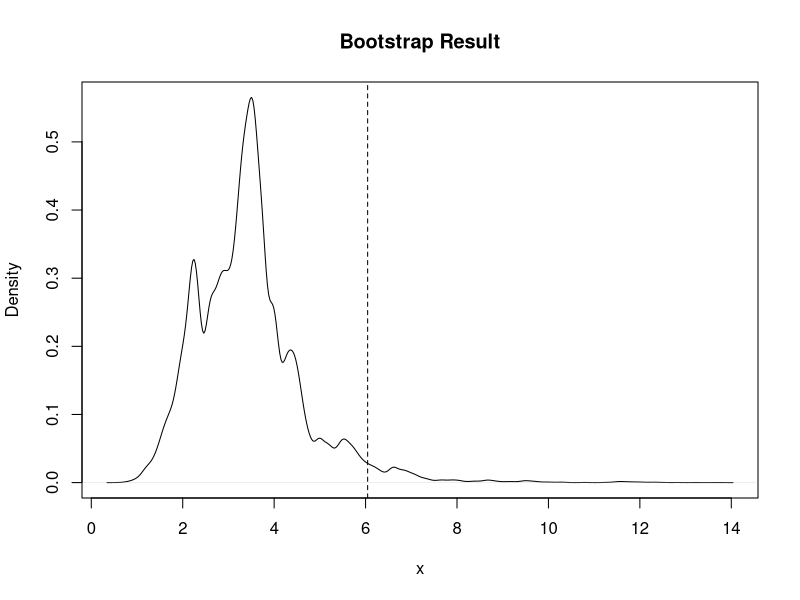
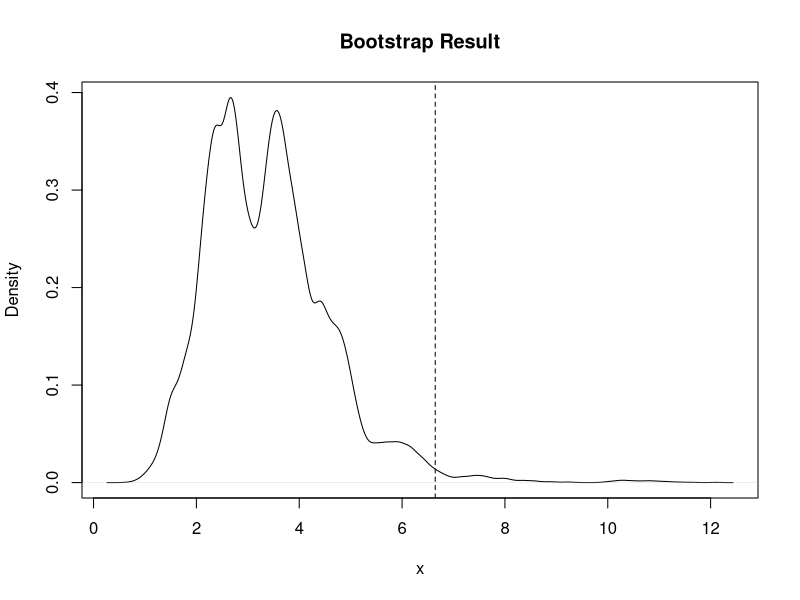

Here is the R script that generated these plots, in order: (Note: this script raises an error after producing the figures.)
## ---- chunk 1
knitr::opts_chunk$set(echo = TRUE)
## ---- chunk 2
datacol <- c("Death", "Non-Death", "Total")
datarow <- c("1976", "1995", "Total")
table1 <- matrix(data = c(280, 38, 318, 254, 61, 315, 534, 99, 633), byrow = TRUE, nrow = 3, ncol = 3)
rownames(table1) <- datarow
colnames(table1) <- datacol
table1
## ---- chunk 3
table2 <- matrix(data = c(280/318, 38/318, 254/315, 61/315,534/633, 99/633), byrow = TRUE, nrow = 3)
rownames(table2) <- c("1976", "1995", "Overall")
colnames(table2) <- c("Death Rate", "Non-death Rate")
round(table2, 4)
## ---- chunk 4
n11 = 280
n12 = 38
n1 = 318
n21 = 254
n22 = 61
n2 = 315
pi1 = 280/318
pi2 = 254/315
u11 = 318*534/633
u12 = 318*99/633
u21 = 534*315/633
u22 = 99*315/633
## ---- chunk 5
pi2-pi1 + c(-1, 1) * qnorm(.975) * sqrt(pi1*(1-pi1)/n1+pi2*(1-pi2)/n2)
## ---- chunk 6
r = pi2/pi1
log(r) + c(-1, 1) * qnorm(.975) * sqrt((1-pi1)/n11+(1-pi2)/n21)
## ---- chunk 7
exp(log(r) + c(-1, 1) * qnorm(.975) * sqrt((1-pi1)/n11+(1-pi2)/n21))
## ---- chunk 8
theta = n11*n22/n12/n21
log(theta) + c(-1, 1) * qnorm(.975) * sqrt(1/n11+1/n12+1/n21+1/n22)
## ---- chunk 9
n <- matrix(data = c(n11, n12, n21, n22), byrow = TRUE, nrow = 2)
x2test <- chisq.test(n)
x2test


## ---- chunk 10
u <- matrix(data = c(u11, u12, u21, u22), byrow = TRUE, nrow = 2)
G.sq <- 2 * sum(n*log(n/u))
G.sq
1 - pchisq(G.sq, df = 1)


## ---- chunk 11
residual <- round(x2test$residuals, 2)
rownames(residual) <- c("1976", "1995")
colnames(residual) <- c("Death", "Non-death")
residual
## ---- chunk 12
chisq1 <- rchisq(1000,1)
quantile95 <- c()
for (i in 1: 100000) {
  quantile95[i] <- quantile(sample(chisq1, 25, replace = TRUE), .95)
}
plot(density(quantile95), xlab = "x", main = "Bootstrap Result")
abline(v = x2test$statistic, lty = 2)
1 - mean(x2test$statistic>quantile95)
## ---- chunk 13

chisq1 <- rchisq(1000,1)
quantile95 <- c()
for (i in 1: 100000) {
  quantile95[i] <- quantile(sample(chisq1, 25, replace = TRUE), .95)
}
plot(density(quantile95), xlab = "x", main = "Bootstrap Result")
abline(v = G.sq, lty = 2)
1 - mean(G.sq>quantile95)
## ---- chunk 14
obs.table <- rbind(c(n11, n12), c(n21, n22))
pihat <- sum(obs.table[,1])/sum(obs.table)
ns <- apply(obs.table, 1, sum)
X.sq.obs <- chisq.test(obs.table, correct = FALSE)$statistic
muhat <- outer(ns, c(pihat, 1-pihat))
G.sq.obs <- s*sum(obs.table * log(obs.table / muhat))
Nsim <- 100000
X.sq.sim <- numeric(Nsim)
G.sq.sim <- numeric(Nsim)

for (i in 1:Nsim) {
  y1sim <- rbinom(1, ns[1], pihat)
  y2sim <- rbinom(1, ns[2], pihat)
  sim.table <- rbind(c(y1sim, ns[1]-y1sim), 
                     c(y2sim, ns[2]-y2sim))
  X.sq.sim[i] <- chisq.test(sim.table, correct = FALSE)$statistic
  ns.sim <- apply(sim.table, 1, sum)
  pihat.sim <- sum(sim.table[,1]) / sum(sim.table)
  muhat.sim <- outer(ns.sim, c(pihat.sim, 1 - pihat.sim))
  G.sq.sim[i] <- 2 * sum(sim.table * log(sim.table / muhat.sim))
}

mean(X.sq.sim >= X.sq.obs)
mean(G.sq.sim >= G.sq.obs)

pdf("empiricalplots.pdf", width = 6, height = 8)

par(mfrow = c(2, 1), cex.axis = .7, cex.lab = .7, cex.main = .8)

hist(X.sq.sim, breaks=50, freq=FALSE, col="grey90", xlab="X-squared Value",
main="Pearson Statistic Bootstrap Distribution and Chi-Square Reference",
xlim=c(0,10), ylim=c(0,1))

curve(dchisq(x, df=1), from=0.01, add=TRUE, col="blue")

hist(G.sq.sim, breaks=50, freq=FALSE, col="grey90", xlab="G-squared Value",
main=paste("Likelihood Ratio Statistic Bootstrap Distribution and",
"Chi-Square Reference"), xlim=c(0,10), ylim=c(0,1))

curve(dchisq(x, df=1), from=0.01, add=TRUE, col="blue")
dev.off()

